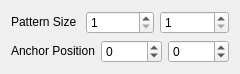
<?xml version="1.0" encoding="UTF-8"?>
<ui version="4.0">
 <class>TilingGroupToolbox</class>
 <widget class="QWidget" name="TilingGroupToolbox">
  <property name="geometry">
   <rect>
    <x>0</x>
    <y>0</y>
    <width>210</width>
    <height>74</height>
   </rect>
  </property>
  <property name="sizePolicy">
   <sizepolicy hsizetype="Minimum" vsizetype="Maximum">
    <horstretch>0</horstretch>
    <verstretch>0</verstretch>
   </sizepolicy>
  </property>
  <property name="windowTitle">
   <string>Form</string>
  </property>
  <layout class="QVBoxLayout" name="verticalLayout">
   <property name="sizeConstraint">
    <enum>QLayout::SetDefaultConstraint</enum>
   </property>
   <item>
    <layout class="QHBoxLayout" name="horizontalLayout">
     <property name="sizeConstraint">
      <enum>QLayout::SetDefaultConstraint</enum>
     </property>
     <item>
      <widget class="QLabel" name="label">
       <property name="sizePolicy">
        <sizepolicy hsizetype="Preferred" vsizetype="Maximum">
         <horstretch>0</horstretch>
         <verstretch>0</verstretch>
        </sizepolicy>
       </property>
       <property name="text">
        <string>Pattern Size</string>
       </property>
      </widget>
     </item>
     <item>
      <widget class="QSpinBox" name="patternSizeX">
       <property name="minimum">
        <number>1</number>
       </property>
       <property name="maximum">
        <number>65536</number>
       </property>
      </widget>
     </item>
     <item>
      <widget class="QSpinBox" name="patternSizeY">
       <property name="minimum">
        <number>1</number>
       </property>
       <property name="maximum">
        <number>65536</number>
       </property>
      </widget>
     </item>
    </layout>
   </item>
   <item>
    <layout class="QHBoxLayout" name="horizontalLayout_2">
     <property name="sizeConstraint">
      <enum>QLayout::SetDefaultConstraint</enum>
     </property>
     <item>
      <widget class="QLabel" name="label_2">
       <property name="sizePolicy">
        <sizepolicy hsizetype="Preferred" vsizetype="Maximum">
         <horstretch>0</horstretch>
         <verstretch>0</verstretch>
        </sizepolicy>
       </property>
       <property name="text">
        <string>Anchor Position</string>
       </property>
      </widget>
     </item>
     <item>
      <widget class="QSpinBox" name="anchorX">
       <property name="minimum">
        <number>-1</number>
       </property>
       <property name="maximum">
        <number>65536</number>
       </property>
      </widget>
     </item>
     <item>
      <widget class="QSpinBox" name="anchorY">
       <property name="minimum">
        <number>-1</number>
       </property>
       <property name="maximum">
        <number>65536</number>
       </property>
      </widget>
     </item>
    </layout>
   </item>
  </layout>
 </widget>
 <resources/>
 <connections/>
</ui>
